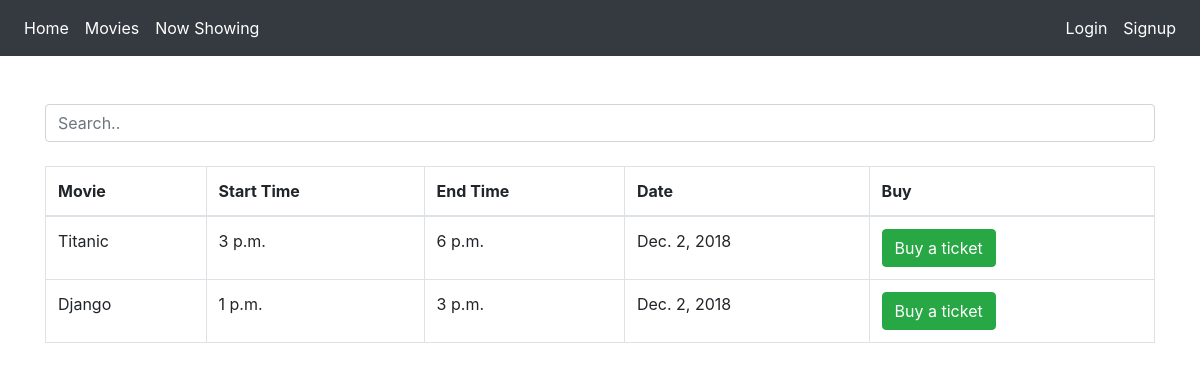
Page /movies/now_showing on the earlier database version.
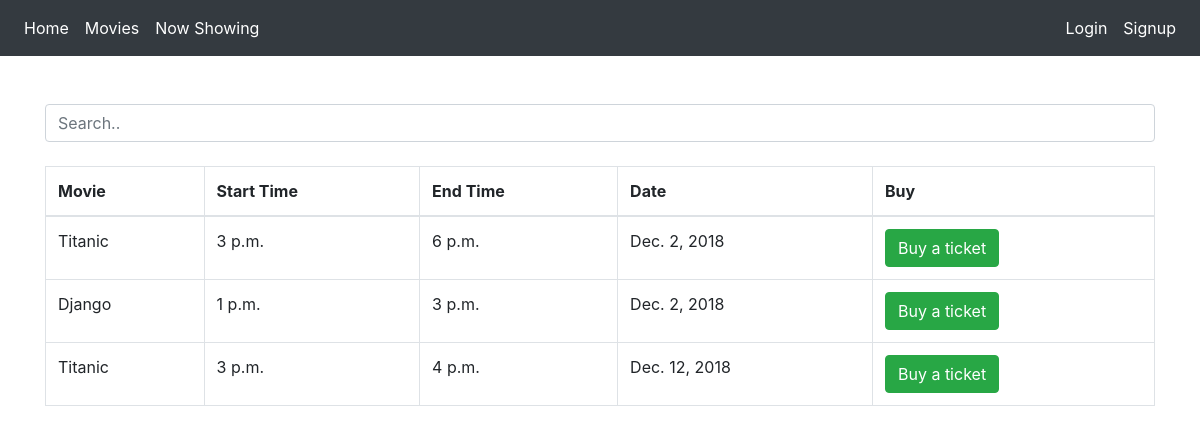
Same page on the later database version.
### main/models.py (models this page shows, shortened)
class Schedule(models.Model):
    movie = models.ForeignKey(Movies)
    hall = models.ForeignKey(Hall)
    start_time = models.TimeField(null=True)
    end_time = models.TimeField(null=True)
    date = models.DateField(null=True)
    price = models.DecimalField(max_digits=6, decimal_places=0, null=True)

class Movies(models.Model):
    name = models.TextField(max_length=200)
    genre = models.TextField(null=True)
    language = models.TextField(null=True)
    length = models.IntegerField(null=True)
    rating = models.IntegerField()
    def __str__(self):
        return self.name

### main/views.py (the view)
def now_showing(request):
    scheduled = Schedule.objects.all().order_by('date')
    return render(request, 'main/now_showing.html', {'scheduled': scheduled})

### main/templates/main/now_showing.html (shortened to what this page needs)
{% extends 'base.html' %}
{% block content %}
<div class="container">
    <br><br>
    <input class="form-control" id="myInput" type="text" placeholder="Search.."><br>
    <table class="table table-bordered">
        <thead>
            <tr>
                <th>Movie</th>
                <th>Start Time</th>
                <th>End Time</th>
                <th>Date</th>
                <th>Buy</th>
            </tr>
        </thead>
        <tbody id="myTable">
        {% for movie in scheduled.all %}
        <tr>
            <td>{{ movie.movie}}</td>
            <td>{{ movie.start_time }}</td>
            <td>{{ movie.end_time }}</td>
            <td>{{ movie.date }}</td>
            <td><a href="{% url 'buy' movie.id %}" class="btn btn-success">Buy a ticket</a></td>
        </tr>
        {% endfor %}
        </tbody>
    </table>
</div>
{% endblock %}

Differences in the rows shown:
added Schedule: movie "Titanic", start_time "3 p.m.", end_time "4 p.m.", date "Dec. 12, 2018"
